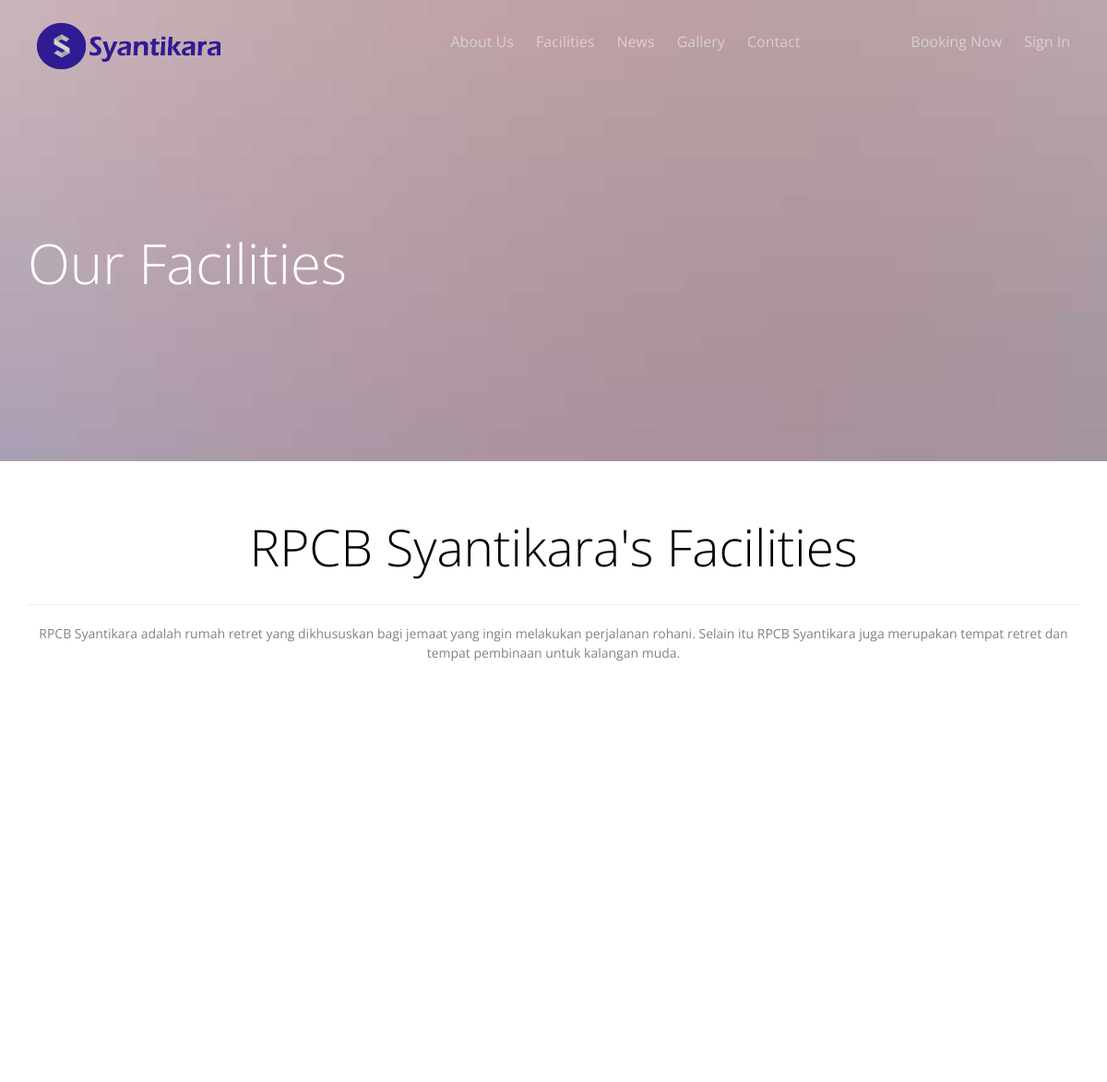
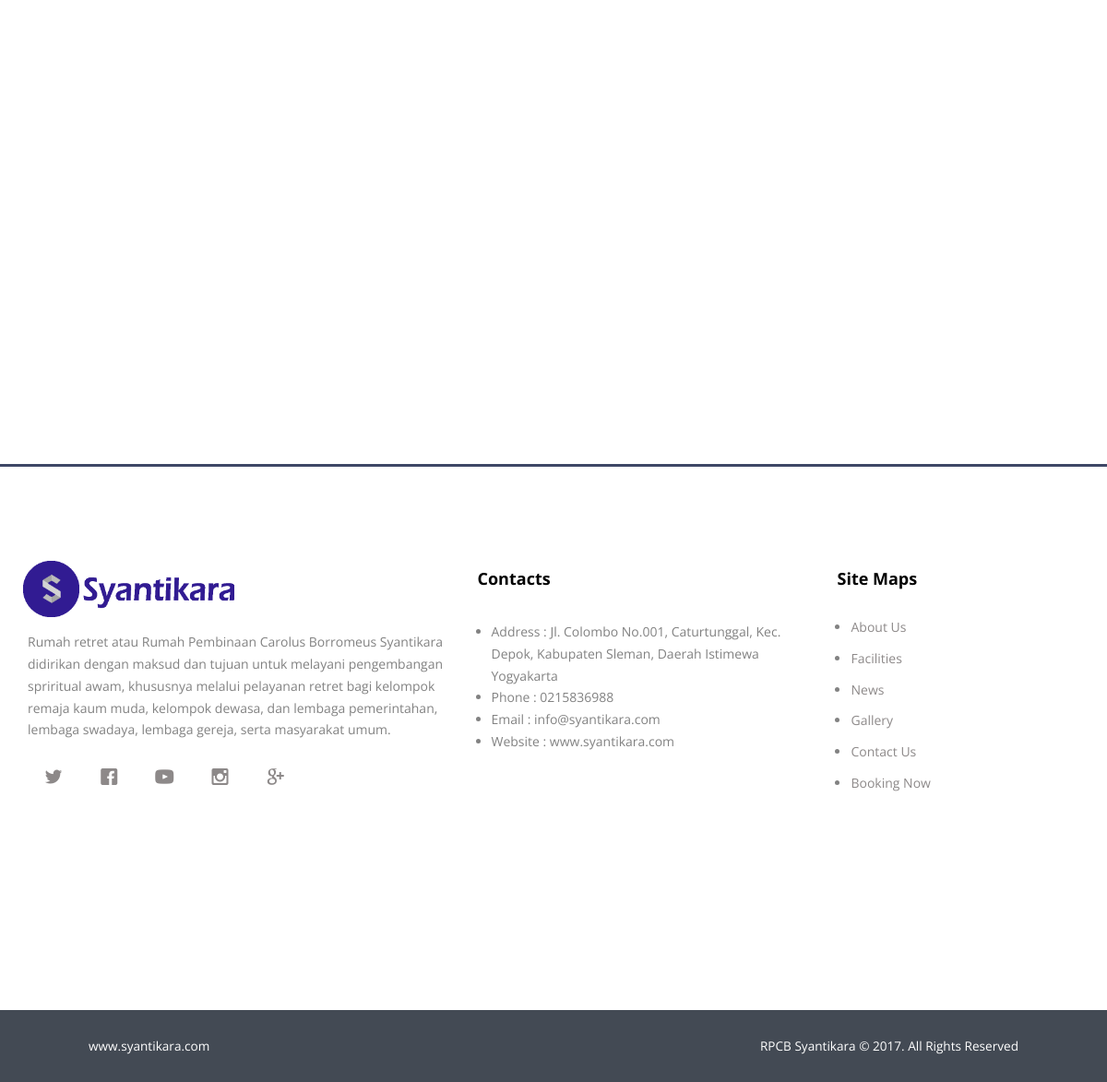
The app's page /index.php/facilities with its own data (2 pictures, top to bottom).
### tables this page shows
CREATE TABLE `setting` (
  `id_setting` int(5) NOT NULL,
  `about` text NOT NULL,
  `about_header` text NOT NULL,
  `about_footer` text NOT NULL,
  `phone` varchar(13) NOT NULL,
  `email` varchar(200) NOT NULL,
  `address` text NOT NULL,
  `fb` text NOT NULL,
  `tw` text NOT NULL,
  `yt` text NOT NULL,
  `ig` text NOT NULL,
  `google` text NOT NULL,
  `status` int(5) NOT NULL,
  `created_at` timestamp NOT NULL DEFAULT CURRENT_TIMESTAMP,
  `updated_at` datetime NOT NULL
);

### application/controllers/Facilities.php (called while the page is built, shortened)
<?php
class Facilities extends CI_Controller {
	function __construct(){
		$this->load->model('m_kontenweb');
		$this->load->model('m_fasilitas');
		$this->load->helper('url');
	}
  public function index()
  {
		$data['setting'] = $this->m_kontenweb->tampil_data_public()->result();
		$data['fasilitas'] = $this->m_fasilitas->tampil_data_public()->result();
    $this->load->view('main_fasilitas',$data);
  }
}

### index.php (called while the page is built, shortened)
<?php
require_once BASEPATH.'core/CodeIgniter.php';

### application/models/m_kontenweb.php (called while the page is built, shortened)
<?php
class m_kontenweb extends CI_Model
{
	function tampil_data_public()
	{
		$this->db->select("*");
		$this->db->from("setting");
		$this->db->where("status","1");
		$query = $this->db->get();
		return $query;
	}
}

### application/views/main_fasilitas.php (the view, shortened to what this page needs)
<?php include "main-header.php" ;?>
<header id="fh5co-header" class="fh5co-cover fh5co-cover-sm" role="banner" style="background-image:url(assets/frontend/images/work-2.jpg); height: 500px;">
		<div class="overlay"></div>
		<div class="container">
			<div class="row">
				<div class="col-md-7 text-left">
					<div class="display-t">
						<div class="display-tc animate-box" data-animate-effect="fadeInUp">
							<h1 class="mb30">Our Facilities</h1>
						</div>
					</div>
				</div>
			</div>
		</div>
</header>
<div id="fh5co-services">
		<div class="container" style="margin-top: -60px;">
			<div class="row row-pb-md">
				<div class="col-md-12 text-center fh5co-heading  animate-box">
					<h2 align="center">RPCB Syantikara's Facilities</h2>
					<hr>
					<p style="font-size: 14px;">
						RPCB Syantikara adalah rumah retret yang dikhususkan bagi jemaat yang ingin melakukan perjalanan rohani. Selain itu RPCB Syantikara juga merupakan tempat retret dan tempat pembinaan untuk kalangan muda.
					</p>
				</div>
			</div>
			<div class="row" style="text-align: center;">
				<?php
          foreach ($fasilitas as $f) {
        ?>
				<div class="col-md-4 col-sm-6 ">
				</div>
				<?php } ?>
			</div>
		</div>
	</div>
<div id="fh5co-started-1"></div>
<?php include "main-footer.php"; ?>

### application/views/main-header.php (shortened to what this page needs)
<!DOCTYPE HTML>
<html>
  	<head>
  	<link rel="stylesheet" href="https://cdnjs.cloudflare.com/ajax/libs/font-awesome/4.5.0/css/font-awesome.min.css">
  	<link rel="stylesheet" href="assets/frontend/css/animate.css">
  	<link rel="stylesheet" href="assets/frontend/css/icomoon.css">
  	<link rel="stylesheet" href="assets/frontend/css/bootstrap.css">
  	<link rel="stylesheet" href="assets/frontend/css/magnific-popup.css">
  	<link rel="stylesheet" href="assets/frontend/css/style.css">
    <link rel="stylesheet" href="assets/frontend/lightbox/dist/css/lightbox.css">
    <link rel="stylesheet" href="assets/dashboard/plugins/datatables/dataTables.bootstrap.css">
  	</head>
  	<body>
  	<div id="page">
  	<?php include "main-menu.php"; ?>

### application/views/main-menu.php
<nav class="fh5co-nav" role="navigation">
  <div class="container">
    <div class="row">
      <div class="col-xs-2 text-left">
        <div id="fh5co-logo"><a href="<?php echo base_url('/'); ?>"><img src="assets/frontend/images/logo.png" alt="Logo" width="199" height="50"></a></div>
      </div>
      <div class="col-xs-7 text-right menu-1" >
        <ul>
          <li><a href="<?php echo base_url('about'); ?>">About Us</a></li>
          <li><a href="<?php echo base_url('facilities'); ?>">Facilities</a></li>
          <li><a href="<?php echo base_url('news'); ?>">News</a></li>
          <li><a href="<?php echo base_url('gallery'); ?>">Gallery</a></li>
          <li><a href="<?php echo base_url('contact'); ?>">Contact</a></li>
        </ul>
      </div>
      <div class="col-xs-3 text-right menu-1" >
        <ul>
          <li><a href="" data-toggle="modal" data-target=".bs-example-modal-lg">Booking Now</a></li>
          <?php
            $in = $this->session->userdata("status");
            if($in == 'Login')
            {
          ?>
            <li class="has-dropdown">
							<a href="#">Account <i class="fa fa-angle-down"></i></a>
							<ul class="dropdown">
								<li><a href="<?php echo base_url('profile'); ?>"><i class="fa fa-user"> Profile </i></a></li>
								<li><a href="<?php echo base_url('list/reservation'); ?>"><i class="fa fa-list"> Transaction </i></a></li>
								<li><a href="<?php echo base_url('public/auth/logout'); ?>"><i class="fa fa-sign-out"> Sign Out </i></a></li>
							</ul>
						</li>
          <?php
            }else{
          ?>
            <li><a href="<?php echo base_url('signin'); ?>">Sign In</a></li>
          <?php } ?>
        </ul>
      </div>
    </div>
  </div>
</nav>

### application/views/main-footer.php (shortened to what this page needs)
<?php
  foreach ($setting as $s) {
?>
<footer id="fh5co-footer" role="contentinfo">
  <div class="container">
    <div class="row row-pb-md">
      <div class="col-md-5 fh5co-widget ">
        <img src="assets/frontend/images/logo.png" class="img-footer" width="50%" style="margin-left: -5px; margin-top: -10px; margin-bottom: 15px;">
        <p style="font-size: 14px;">
          <?php echo $s->about_footer ?>
        </p>
        <p>
          <ul class="fh5co-social-icons">
            <li><a href="<?php echo $s->tw ?>" target="_blank"><i class="icon-twitter twitter"></i></a></li>
            <li><a href="<?php echo $s->fb ?>" target="_blank"><i class="icon-facebook facebook"></i></a></li>
            <li><a href="<?php echo $s->yt ?>" target="_blank"><i class="icon-youtube youtube"></i></a></li>
            <li><a href="<?php echo $s->ig ?>" target="_blank"><i class="icon-instagram instagram"></i></a></li>
            <li><a href="<?php echo $s->google ?>" target="_blank"><i class="icon-google google"></i></a></li>
          </ul>
        </p>
      </div>
      <div class="col-md-4">
        <h4 style="margin-bottom: 35px;"><b>Contacts</b></h4>
        <ul class="fh5co-footer" style="font-size: 14px; margin-left: -25px;">
          <li>Address : <?php echo $s->address ?></li>
                      <li>Phone   : <?php echo $s->phone ?></li>
                      <li>Email   : <?php echo $s->email ?></li>
                      <li>Website   : www.syantikara.com</li>
        </ul>
      </div>
      <div class="col-md-3">
        <h4 style="margin-bottom: 30px;"><b>Site Maps</b></h4>
        <ul class="fh5co-footer" style="font-size: 14px; margin-left: -25px;">
          <li style="margin-bottom: 10px;"><a href="<?php echo base_url('about'); ?>">About Us</a></li>
          <li style="margin-bottom: 10px;"><a href="<?php echo base_url('facilities'); ?>">Facilities</a></li>
          <li style="margin-bottom: 10px;"><a href="<?php echo base_url('news'); ?>">News</a></li>
          <li style="margin-bottom: 10px;"><a href="<?php echo base_url('gallery'); ?>">Gallery</a></li>
          <li style="margin-bottom: 10px;"><a href="<?php echo base_url('contact'); ?>">Contact Us</a></li>
          <li style="margin-bottom: 10px;"><a data-toggle="modal" data-target=".bs-example-modal-lg">Booking Now</a></li>
        </ul>
      </div>
    </div>
  </div>
</footer>
<div class="col-md-12">
  <div class="row copyright" style="background-color: #434a54; color: white; height: auto;">
    <div class="col-md-6" style="padding-top: 25px; padding-left: 8%; margin-bottom: 25px;"> <small class="block">www.syantikara.com</small>  </div>
    <div class="col-md-6 text-right" style="padding-top: 25px; padding-right: 8%; margin-bottom: 25px;"> <small class="block">RPCB Syantikara © 2017. All Rights Reserved</small>  </div>
  </div>
</div>
<?php } ?>
</body>
</html>

### assets/frontend/css/icomoon.css (style rules this page uses)
[class^="icon-"], [class*=" icon-"] { font-family: 'icomoon' !important; speak: none; font-style: normal; font-weight: normal; font-variant: normal; text-transform: none; line-height: 1; -webkit-font-smoothing: antialiased; -moz-osx-font-smoothing: grayscale; }
.icon-facebook:before { content: "\ea67"; }
.icon-google:before { content: "\ea6d"; }
.icon-instagram:before { content: "\ea6f"; }
.icon-twitter:before { content: "\ea7c"; }
.icon-youtube:before { content: "\ea80"; }

### assets/frontend/css/style.css (style rules this page uses)
body { font-family: "Open Sans", Arial, sans-serif; font-weight: 400; font-size: 16px; line-height: 1.7; color: #828282; background: #fff; }
#page { position: relative; overflow-x: hidden; -webkit-transition: 0.5s; -o-transition: 0.5s; transition: 0.5s; }
a { color: #8d8989; -webkit-transition: 0.5s; -o-transition: 0.5s; transition: 0.5s; }
p { margin-bottom: 20px; }
h1, h2, h3, h4, h5, h6, figure { color: #000; font-family: "Open Sans", Arial, sans-serif; font-weight: 400; margin: 0 0 20px 0; }
.fh5co-nav { position: fixed; top: 0; margin: 0; padding: 0; width: 100%; padding: 25px 0; z-index: 1001; background: transparent; -webkit-transition: 0.5s; -o-transition: 0.5s; transition: 0.5s; }
.fh5co-nav #fh5co-logo { font-size: 24px; padding: 0; margin: 0; text-transform: uppercase; font-weight: bold; }
.fh5co-nav a { padding: 5px 10px; color: #fff; }
.fh5co-nav ul { padding: 0; margin: 7px 0 0 0; }
.fh5co-nav ul li { padding: 0; margin: 0; list-style: none; display: inline; }
.fh5co-nav ul li a { font-size: 16px; padding: 30px 10px; color: rgba(255, 255, 255, 0.5); -webkit-transition: 0.5s; -o-transition: 0.5s; transition: 0.5s; }
#fh5co-header, #fh5co-counter, .fh5co-bg { background-size: cover; background-position: top center; background-repeat: no-repeat; position: relative; }
.fh5co-cover { height: 800px; background-size: cover; background-repeat: no-repeat; position: relative; float: left; width: 100%; }
.fh5co-cover .overlay { z-index: 0; position: absolute; bottom: 0; top: 0; left: 0; right: 0; }
.fh5co-cover .display-t, .fh5co-cover .display-tc { z-index: 9; height: 900px; display: table; width: 100%; }
.fh5co-cover.fh5co-cover-sm { height: 600px; }
.fh5co-cover.fh5co-cover-sm .display-t, .fh5co-cover.fh5co-cover-sm .display-tc { height: 600px; display: table; width: 100%; }
.fh5co-social-icons { margin: 0; padding: 0; }
.fh5co-social-icons li { margin: 0; padding: 0; list-style: none; display: -moz-inline-stack; display: inline-block; zoom: 1; *display: inline; }
.fh5co-social-icons li a { display: -moz-inline-stack; display: inline-block; zoom: 1; *display: inline; padding: 9px 9px 10px 9px; border-radius: 100%; }
.fh5co-social-icons li a i { font-size: 20px; padding: 9px 9px 10px 9px; border-radius: 100%; }
#fh5co-header .display-tc, #fh5co-counter .display-tc, .fh5co-cover .display-tc { display: table-cell !important; vertical-align: middle; }
#fh5co-header .display-tc h1, #fh5co-header .display-tc h2, #fh5co-counter .display-tc h1, #fh5co-counter .display-tc h2, .fh5co-cover .display-tc h1, .fh5co-cover .display-tc h2 { margin: 0; padding: 0; color: white; }
#fh5co-header .display-tc h1, #fh5co-counter .display-tc h1, .fh5co-cover .display-tc h1 { margin-bottom: 0px; margin-top: 0; font-size: 60px; line-height: 1.3; font-family: "Open Sans", Arial, sans-serif; font-weight: 300; }
#fh5co-services, #fh5co-started, #fh5co-testimonial, #fh5co-blog, #fh5co-project, #fh5co-about, #fh5co-team, #fh5co-contact, #fh5co-footer { padding: 7em 0; clear: both; }
.fh5co-heading { margin-bottom: 2em; }
.fh5co-heading h2 { font-size: 55px; margin-bottom: 0px; line-height: 1.5; font-weight: 300; color: #000; }
.fh5co-heading p { font-size: 18px; line-height: 1.5; color: #828282; }
#fh5co-started-1 { background: rgba(42, 51, 86, 0.9); height: 3px; }
#fh5co-footer .fh5co-widget { margin-bottom: 30px; }
#fh5co-offcanvas a { color: rgba(255, 255, 255, 0.5); }
#fh5co-offcanvas ul { padding: 0; margin: 0; }
#fh5co-offcanvas ul li { padding: 0; margin: 0; list-style: none; }
.mb30 { margin-bottom: 30px !important; }
.row-pb-md { padding-bottom: 4em !important; }
.js .animate-box { opacity: 0; }

### records on screen
setting: about_footer "Rumah retret atau Rumah Pembinaan Carolus Borromeus Syantikara didirikan dengan maksud dan tujuan untuk melayani pengembangan spriritual awam, khususnya melalui pelayanan retret bagi kelompok remaja kaum muda, kelompok dewasa, dan lembaga pemerintahan, lembaga swadaya, lembaga gereja, serta masyarakat umum.", address "Jl. Colombo No.001, Caturtunggal, Kec. Depok, Kabupaten Sleman, Daerah Istimewa Yogyakarta", phone "0215836988", email "info@syantikara.com"
